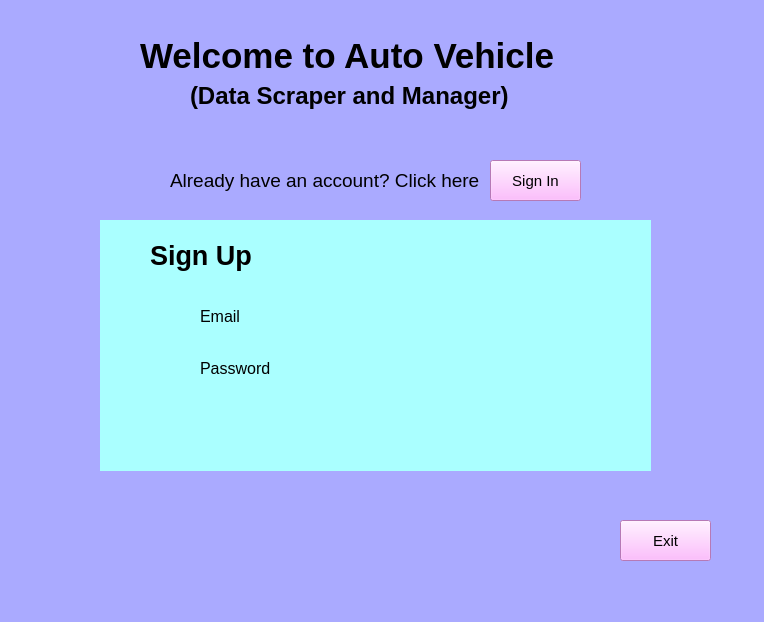
<?xml version="1.0" encoding="UTF-8"?>
<ui version="4.0">
 <class>Firstpage</class>
 <widget class="QWidget" name="Firstpage">
  <property name="geometry">
   <rect>
    <x>0</x>
    <y>0</y>
    <width>764</width>
    <height>622</height>
   </rect>
  </property>
  <property name="windowTitle">
   <string>SDMS</string>
  </property>
  <property name="windowIcon">
   <iconset>
    <normaloff>Pics/images.jpg</normaloff>Pics/images.jpg</iconset>
  </property>
  <property name="autoFillBackground">
   <bool>false</bool>
  </property>
  <property name="styleSheet">
   <string notr="true">background-color:rgb(170, 170, 255)
</string>
  </property>
  <widget class="QLabel" name="label">
   <property name="geometry">
    <rect>
     <x>140</x>
     <y>40</y>
     <width>451</width>
     <height>31</height>
    </rect>
   </property>
   <property name="font">
    <font>
     <pointsize>26</pointsize>
     <weight>75</weight>
     <bold>true</bold>
    </font>
   </property>
   <property name="text">
    <string>Welcome to Auto Vehicle</string>
   </property>
  </widget>
  <widget class="QLabel" name="label_3">
   <property name="geometry">
    <rect>
     <x>170</x>
     <y>160</y>
     <width>321</width>
     <height>41</height>
    </rect>
   </property>
   <property name="font">
    <font>
     <pointsize>14</pointsize>
    </font>
   </property>
   <property name="text">
    <string>Already have an account? Click here</string>
   </property>
  </widget>
  <widget class="QLabel" name="label_2">
   <property name="geometry">
    <rect>
     <x>190</x>
     <y>80</y>
     <width>391</width>
     <height>31</height>
    </rect>
   </property>
   <property name="font">
    <font>
     <pointsize>18</pointsize>
     <weight>75</weight>
     <bold>true</bold>
    </font>
   </property>
   <property name="text">
    <string>(Data Scraper and Manager)</string>
   </property>
  </widget>
  <widget class="QPushButton" name="signIn">
   <property name="geometry">
    <rect>
     <x>490</x>
     <y>160</y>
     <width>91</width>
     <height>41</height>
    </rect>
   </property>
   <property name="font">
    <font>
     <pointsize>11</pointsize>
    </font>
   </property>
   <property name="styleSheet">
    <string notr="true">background-color:rgb(255, 170, 255)</string>
   </property>
   <property name="text">
    <string>Sign In</string>
   </property>
   <property name="icon">
    <iconset resource="Pics/a1.qrc">
     <normaloff>:/a1/icons8-login-30.png</normaloff>:/a1/icons8-login-30.png</iconset>
   </property>
   <property name="iconSize">
    <size>
     <width>50</width>
     <height>50</height>
    </size>
   </property>
  </widget>
  <widget class="QFrame" name="frame">
   <property name="geometry">
    <rect>
     <x>100</x>
     <y>220</y>
     <width>551</width>
     <height>251</height>
    </rect>
   </property>
   <property name="styleSheet">
    <string notr="true">background-color:rgb(170, 255, 255);
border :3px black; </string>
   </property>
   <property name="frameShape">
    <enum>QFrame::Panel</enum>
   </property>
   <property name="frameShadow">
    <enum>QFrame::Raised</enum>
   </property>
   <widget class="QPlainTextEdit" name="plainTextEdit">
    <property name="geometry">
     <rect>
      <x>190</x>
      <y>80</y>
      <width>271</width>
      <height>31</height>
     </rect>
    </property>
    <property name="styleSheet">
     <string notr="true">background-color:rgb(255, 255, 255);\nborder :3px black;</string>
    </property>
   </widget>
   <widget class="QPlainTextEdit" name="plainTextEdit_2">
    <property name="geometry">
     <rect>
      <x>190</x>
      <y>140</y>
      <width>271</width>
      <height>31</height>
     </rect>
    </property>
    <property name="styleSheet">
     <string notr="true">background-color:rgb(255, 255, 255);\nborder :3px black;</string>
    </property>
   </widget>
   <widget class="QLabel" name="label_4">
    <property name="geometry">
     <rect>
      <x>50</x>
      <y>20</y>
      <width>111</width>
      <height>31</height>
     </rect>
    </property>
    <property name="font">
     <font>
      <pointsize>20</pointsize>
      <weight>75</weight>
      <bold>true</bold>
     </font>
    </property>
    <property name="text">
     <string>Sign Up</string>
    </property>
   </widget>
   <widget class="QLabel" name="label_5">
    <property name="geometry">
     <rect>
      <x>100</x>
      <y>90</y>
      <width>47</width>
      <height>13</height>
     </rect>
    </property>
    <property name="font">
     <font>
      <pointsize>12</pointsize>
     </font>
    </property>
    <property name="text">
     <string>Email</string>
    </property>
   </widget>
   <widget class="QLabel" name="label_6">
    <property name="geometry">
     <rect>
      <x>100</x>
      <y>140</y>
      <width>71</width>
      <height>16</height>
     </rect>
    </property>
    <property name="font">
     <font>
      <pointsize>12</pointsize>
     </font>
    </property>
    <property name="text">
     <string>Password</string>
    </property>
   </widget>
   <widget class="QPushButton" name="signup">
    <property name="geometry">
     <rect>
      <x>250</x>
      <y>190</y>
      <width>101</width>
      <height>31</height>
     </rect>
    </property>
    <property name="text">
     <string/>
    </property>
    <property name="icon">
     <iconset resource="Pics/a9.qrc">
      <normaloff>:/a9/download (1).jpg</normaloff>:/a9/download (1).jpg</iconset>
    </property>
    <property name="iconSize">
     <size>
      <width>100</width>
      <height>100</height>
     </size>
    </property>
   </widget>
  </widget>
  <widget class="QPushButton" name="pushButton_2">
   <property name="geometry">
    <rect>
     <x>620</x>
     <y>520</y>
     <width>91</width>
     <height>41</height>
    </rect>
   </property>
   <property name="font">
    <font>
     <pointsize>11</pointsize>
    </font>
   </property>
   <property name="styleSheet">
    <string notr="true">background-color:rgb(255, 170, 255)</string>
   </property>
   <property name="text">
    <string>Exit</string>
   </property>
   <property name="icon">
    <iconset resource="Pics/a3.qrc">
     <normaloff>:/a3/icons8-exit-30.png</normaloff>:/a3/icons8-exit-30.png</iconset>
   </property>
   <property name="iconSize">
    <size>
     <width>50</width>
     <height>50</height>
    </size>
   </property>
  </widget>
 </widget>
 <resources>
  <include location="Pics/a1.qrc"/>
  <include location="Pics/a9.qrc"/>
  <include location="Pics/a3.qrc"/>
  <include location="Pics/a2.qrc"/>
 </resources>
 <connections/>
</ui>
